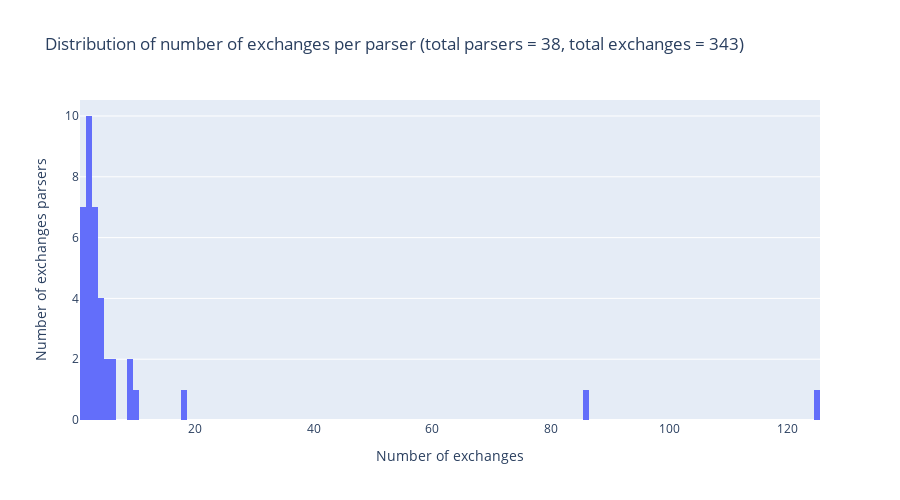

Here is the notebook cell this chart was saved with:
### Code cell
dict_of_production_exchanges = {}
for zone_key in EXCHANGES_CONFIG:
    parser_dict = EXCHANGES_CONFIG[zone_key].get('parsers')
    if parser_dict:
        production_parser = parser_dict.get('exchange')
        if production_parser:
            dict_of_production_exchanges[zone_key] = production_parser


nb_of_exchanges_per_parser = {}
for zone_key, production_parser in dict_of_production_exchanges.items():
    if production_parser in nb_of_exchanges_per_parser:
        nb_of_exchanges_per_parser[production_parser] += 1
    else:
        nb_of_exchanges_per_parser[production_parser] = 1

sorted_nb_of_exchanges_per_parser = sorted(nb_of_exchanges_per_parser.items(), key=lambda x: x[1], reverse=True)


total_nb_exchanges = sum(nb_of_exchanges_per_parser.values())
total_nb_parsers = len(list(set(dict_of_production_exchanges.values())))

# This shows the distribution of how many zones each parser handles
fig = px.histogram(x=list(nb_of_exchanges_per_parser.values()), 
                   nbins=max(list(nb_of_exchanges_per_parser.values()))+1,
                   title=(
                       "Distribution of number of exchanges per parser "
                       f"(total parsers = {total_nb_parsers}, total exchanges = {total_nb_exchanges})"
                   ),
                   labels={'x': 'Number of exchanges'},
                   width=900,
                   height=500)
fig.update_yaxes(title_text='Number of exchanges parsers')
fig.show()

### Figure 1 — Plotly figure (JSON) as saved in the notebook; plotly's stock layout.template omitted (floating-point values rounded to 4 significant figures)
{"data": [{"bingroup": "x", "hovertemplate": "Number of exchanges=%{x}<br>count=%{y}<extra></extra>", "legendgroup": "", "marker": {"color": "#636efa", "pattern": {"shape": ""}}, "name": "", "nbinsx": 126, "orientation": "v", "showlegend": false, "type": "histogram", "x": [3, 86, 9, 125, 2, 2, 4, 3, 5, 2, 9, 18, 10, 4, 6, 3, 1, 3, 1, 5, 2, 2, 3, 1, 1, 2, 6, 2, 2, 4, 3, 1, 2, 1, 2, 1, 3, 4], "xaxis": "x", "yaxis": "y"}], "layout": {"barmode": "relative", "height": 500, "legend": {"tracegroupgap": 0}, "title": {"text": "Distribution of number of exchanges per parser (total parsers = 38, total exchanges = 343)"}, "width": 900, "xaxis": {"anchor": "y", "domain": [0, 1], "title": {"text": "Number of exchanges"}}, "yaxis": {"anchor": "x", "domain": [0, 1], "title": {"text": "Number of exchanges parsers"}}}}
